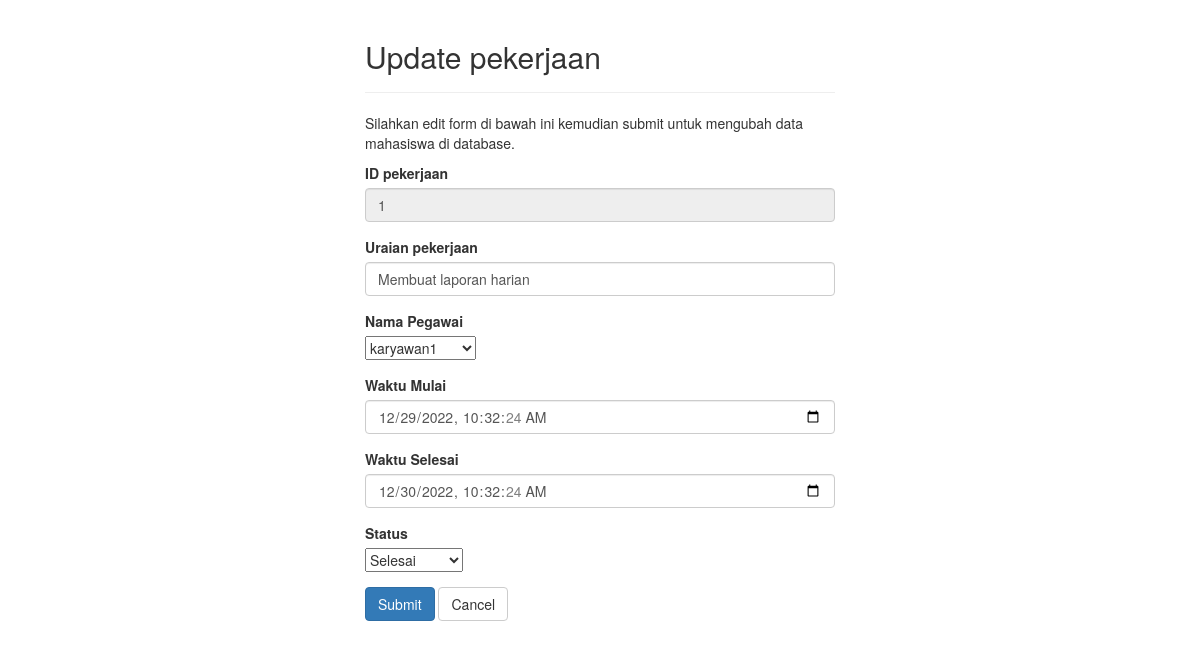
The app's page /update_pekerjaan.php?id=1 (signed in) with its own data.
### tables this page shows
CREATE TABLE `pekerjaan` (
  `idPekerjaan` int(11) NOT NULL,
  `uraian_pekerjaan` varchar(255) NOT NULL,
  `id_pegawai` int(11) NOT NULL,
  `waktu_mulai` datetime NOT NULL,
  `waktu_selesai` datetime NOT NULL,
  `status_pekerjaan` enum('Selesai','Pending') NOT NULL
);

### update_pekerjaan.php (the view, shortened to what this page needs)
<?php
    require_once "config.php";
    $sqlPegawai = "SELECT * FROM pegawai";
	$all_pegawai = mysqli_query($link,$sqlPegawai);
    $uraianPekerjaan = $namaPegawai = $waktuMulai = $waktuSelesai = $atatus = "";
    $uraianPekerjaan_err = $namaPegawai_err = $waktuMulai_err = $waktuSelesai_err = $status_err = "";
    if (isset($_POST["id"]) && !empty($_POST["id"])) {
        $id = $_POST["id"];
        $input_uraianPekerjaan = trim($_POST["uraian_pekerjaan"]);
        if (empty($input_uraianPekerjaan)) {
            $uraianPekerjaan_err = "Please enter a name";
        } else {
            $uraianPekerjaan = $input_uraianPekerjaan;
        }
        $input_waktuMulai = $_POST["waktu_mulai"];
        $waktuMulai = $input_waktuMulai;
        $input_pegawai = trim($_POST["nama_pegawai"]);
        if (empty($input_pegawai)) {
            $pegawai_err = "Please enter the pegawai";
        } elseif (!ctype_digit($input_pegawai)) {
            $pegawai_err = "Please enter a positive integer value";
        } else {
            $pegawai = $input_pegawai;
        }
        $input_waktuSelesai = $_POST["waktu_selesai"];
        $waktuSelesai = $input_waktuSelesai;
        $input_status = trim($_POST["status_pekerjaan"]);
        if (empty($input_status)) {
            $waktuSelesai_err = "Please enter a name";
        } else {
            $status = $input_status;
        }
        if (empty($uraianPekerjaan_err) && empty($namaPegawai_err) && empty($waktuMulai_err) && empty($waktuSelesai_err) && empty($status_err)) {
            $sql = "UPDATE pekerjaan SET uraian_pekerjaan=?, id_pegawai=?, waktu_mulai=?, waktu_selesai=?, status_pekerjaan=? WHERE idPekerjaan=?";
            if ($stmt = mysqli_prepare($link, $sql)) {
                mysqli_stmt_bind_param($stmt, "sissi", $param_uraianPekerjaan, $param_namaPegawai, $param_waktuMulai, $param_waktuSelesai, $param_status, $param_idPekerjaan);
                $param_uraianPekerjaan = $uraianPekerjaan;
                $param_namaPegawai = $pegawai;
                $param_waktuMulai = $waktuMulai;
                $param_waktuSelesai = $waktuSelesai;
                $param_status = $status;
                $param_idPekerjaan = $id;
                if (mysqli_stmt_execute($stmt)) {
                    header("location: pekerjaan.php");
                    exit();
                } else {
                    echo "Something went wrong. Please try again later.";
                }
            }
            mysqli_stmt_close($stmt);
        }
        mysqli_close($link);
    } else {
        if (isset($_GET["id"]) && !empty(trim($_GET["id"]))) {
            $id = trim($_GET["id"]);
            $sql = "SELECT * FROM pekerjaan WHERE idPekerjaan = ?";
            if ($stmt = mysqli_prepare($link, $sql)) {
                mysqli_stmt_bind_param($stmt, "i", $param_id);
                if (mysqli_stmt_execute($stmt)) {
                    $result = mysqli_stmt_get_result($stmt);
                    if (mysqli_num_rows($result) == 1) {
                        $row = mysqli_fetch_array($result, MYSQLI_ASSOC);
                        $id = $row["idPekerjaan"];
                        $uraianPekerjaan = $row["uraian_pekerjaan"];
                        $namaPegawai = $row["id_pegawai"];
                        $waktuMulai = $row["waktu_mulai"];
                        $waktuSelesai = $row["waktu_selesai"];
                    } else {
                        header("location: error.php");
                        exit();
                    }
                } else {
                    echo "Oops! Something went wrong. Please try again later.";
                }
            }
        } else {
            header("location: error.php");
            exit();
        }
    }
?>
<!DOCTYPE html>
<html lang="en">
<head>
    <link rel="stylesheet" href="https://maxcdn.bootstrapcdn.com/bootstrap/3.3.7/css/bootstrap.css">
</head>
<body>
    <div class="wrapper">
        <div class="container-fluid">
            <div class="row">
                <div class="col-md-12">
                    <div class="page-header">
                        <h2>Update pekerjaan</h2>
                    </div>
                    <p>Silahkan edit form di bawah ini kemudian submit untuk mengubah data mahasiswa di database.</p>
                    <form action="<?php echo htmlspecialchars($_SERVER["PHP_SELF"]); ?>" method="POST" enctype="multipart/form-data">
                        <div class="form-group">
                            <label for="idPekerjaan">ID pekerjaan</label>
                            <input type="number" id="idPekerjaan" class="form-control" value="<?= $id ?>" disabled>
                        </div>
                        <div class="form-group <?php echo (!empty($uraianPekerjaan_err)) ? 'has-error' : ''; ?>">
                                <label for="uraian_pekerjaan">Uraian pekerjaan</label>
                                <input type="text" id="uraian_pekerjaan" name="uraian_pekerjaan" class="form-control" value="<?= $uraianPekerjaan ?>">
                            </div>
                        <div class="form-group <?php echo (!empty($namaPegawai_err)) ? 'has-error' : ''; ?>">
                            <label for="pegawai">Nama Pegawai</label><br>
                            <select name="nama_pegawai">
                                <?php
                                    while ($pegawai = mysqli_fetch_array($all_pegawai)){
                                        if ($namaPegawai == $pegawai['idPegawai']){
                                            $select="selected";
                                        }else{
                                            $select="";
                                        }
                                        ?>
                                        <option value="<?=$pegawai['idPegawai']?>" <?=$select?>><?php echo $pegawai["nama_peg"];?></option>
                                <?php
                                    }
                                ?>
                            </select>
                        </div>
                        <div class="form-group <?php echo (!empty($waktuMulai_err)) ? 'has-error' : ''; ?>">
                            <label for="mulai">Waktu Mulai</label>
                            <input type="datetime-local" id="mulai" name="waktu_mulai" class="form-control" value="<?= $waktuMulai ?>">
                        </div>
                        <div class="form-group <?php echo (!empty($waktuSelesai_err)) ? 'has-error' : ''; ?>">
                            <label for="selesai">Waktu Selesai</label>
                            <input type="datetime-local" id="selesai" name="waktu_selesai" class="form-control" value="<?= $waktuSelesai?>">
                        </div>
                        <div class="form-group <?php echo (!empty($status_err)) ? 'has-error' : ''; ?>">
                            <label for="status">Status</label><br>
                            <select name="status_pekerjaan">
                                <option value="Selesai"
                                    <?php if($row['status_pekerjaan'] == 'Selesai'){echo 'selected';} ?>>
                                Selesai</option>
                            </select>
                        </div>
                        <input type="submit" class="btn btn-primary" value="Submit">
                        <a href="pekerjaan.php" class="btn btn-default">Cancel</a>
                    </form>
                </div>
            </div>
        </div>
    </div>
</body>
</html>

### update_pekerjaan.php (style rules this page uses)
.wrapper { width: 500px; margin: 0 auto; }

### records on screen
pekerjaan: idPekerjaan "1", uraian_pekerjaan "Membuat laporan harian", waktu_mulai "12/29/2022 10:32:24", waktu_selesai "12/30/2022 10:32:24", status_pekerjaan "Selesai"

### other values on screen
form field nama_pegawai "karyawan1"
